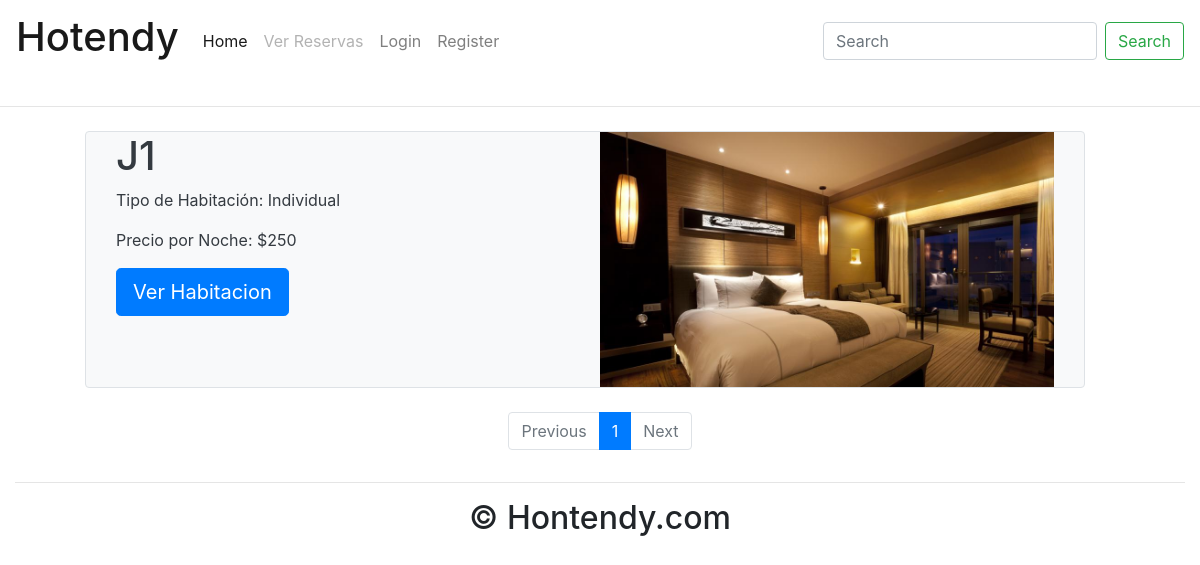
Screenshot of /hoteles/3/ with the database file from the repository.
### Proyecto/models.py (models this page shows, shortened)
class Habitacion(models.Model):
    precio_noche = models.IntegerField()
    descripcion = models.TextField(max_length=500, default="Descripcion estandar")
    num_habitacion = models.CharField(max_length= 5)
    cant_dormitorios = models.IntegerField()
    cant_banios = models.IntegerField()
    status_estado = [
        ('Disponible', 'D'),
        ('Ocupado', 'O'),
    ]
    estado = models.CharField(max_length=50, choices=status_estado, default='Disponible')
    status=[
    ('Suite', 'Suite'),
    ('Matrimonial', 'Matrimonial'),
    ('Individual', 'Individual'),
    ('Familiar', 'Familiar'),
    ('Normal', 'Normal'),
    ('Presidencial', 'Presidencial'),
    ]
    tipo_habitacion = models.CharField(max_length = 50,choices = status, default='Normal')
    img_habitacion = models.ImageField(max_length=100, default='/img_habitacion/habitacion_prueba.jpg', upload_to='img_habitacion/', blank=True, null=True)
    class Meta:
        verbose_name = 'Habitacion'
        verbose_name_plural = 'Habitaciones'

### Proyecto/views.py (the view)
# urls.py: path('hoteles/<str:Hotel>/',HotelesView2,name="hoteles"),
def HotelesView2(request, Hotel):
    from .models import Hotel as hotel
    hoteles = hotel.objects.get(pk=Hotel)  # Aca deberiamos llamar a las habitaciones del hotel que queremos
    h = hoteles.habitaciones.all() #Tomamos SOLO las habitaciones del hotel para hacer el pagination
    hab = hoteles.habitaciones.count()
    paginator = Paginator(h, 9)
    page_number = request.GET.get('page')
    page_obj = paginator.get_page(page_number)
    contador = 0
    context = {
        'hoteles': hoteles,
        'habitaciones': page_obj,
        'h': h,
        'hab': hab,
        'contador': contador,
    }
    return render(request, 'Proyecto/hoteles2.html', context)

### templates/Proyecto/hoteles2.html
{% extends 'Proyecto/home2.html' %}
{% block content %}
    <div class="container-fluid padding">
        {% for habitacion in habitaciones %}
            <div class="row padding">
                <div class="col-lg-1"></div>
                {% if habitacion.estado == "Disponible" %}
                    <div class="row padding col-lg-10 rounded bg-light text-dark border">
                        <div class="col">
                            <h1>{{ habitacion.num_habitacion }}</h1>
                            <p>Tipo de Habitación: {{habitacion.tipo_habitacion}}</p>
                            <p>Precio por Noche: ${{habitacion.precio_noche}}</p>
                            <a href="{% url "habitaciones" habitacion.id %}">
                                <button class="btn btn-primary btn-lg zoom">Ver Habitacion</button>
                            </a>
                        </div>
                        <div class="col">
                            <img src=/media/{{ habitacion.img_habitacion }} class="img-fluid">
                        </div>
                    </div>
                {% else %}
                    <div class="row padding col-lg-10 rounded sorry"></div>
                {% endif %}
                <div class="col-lg-1"></div>
            </div>
            <br>
        {% endfor %}
        <nav aria-label="">
            <ul class="pagination justify-content-center">
                {% if habitaciones.has_previous %}
                    <li class="page-item">
                        <a class="page-link" href="?page={{ habitaciones.previous_page_number }}">Previous</a>
                    </li>
                {% else %}
                    <li class="page-item disabled">
                        <a class="page-link" href="#" tabindex="-1" aria-disabled="true">Previous</a>
                    </li>
                {% endif %}
                {% for i in habitaciones.paginator.page_range %}
                    {% if habitaciones.number == i %}
                        <li class="page-item active" aria-current="page">
                            <span class="page-link">
                                {{ i }}<span class="sr-only">(current)</span>
                            </span>
                        </li>
                    {% else %}
                        <li class="page-item"><a class="page-link" href="?page={{ i }}">{{ i }}</a></li>
                    {% endif %}
                {% endfor %}
                {% if habitaciones.has_next %}
                    <li class="page-item">
                        <a class="page-link" href="?page={{ habitaciones.next_page_number }}">Next</a>
                    </li>
                {% else %}
                    <li class="page-item disabled">
                        <a class="page-link" href="#" tabindex="-1" aria-disabled="true">Next</a>
                    </li>
                {% endif %}
            </ul>
        </nav>
    </div>
{% endblock %}
{% block footer %}
    <footer>
        <div class="container-fluid padding">
            <div class="row text-center">
                <div class="col-12">
                    <hr class="light">
                    <h2>&copy; Hontendy.com</h2>
                </div>
            </div>
        </div>
    </footer>
{% endblock %}

### Proyecto/static/style_home2.css (style rules this page uses)
.zoom { transition: transform .5s; }

### rows the page displays
Habitacion: num_habitacion "J1", tipo_habitacion "Individual", precio_noche "250", img_habitacion (picture)

### other values shown
{{ i }} "1"
